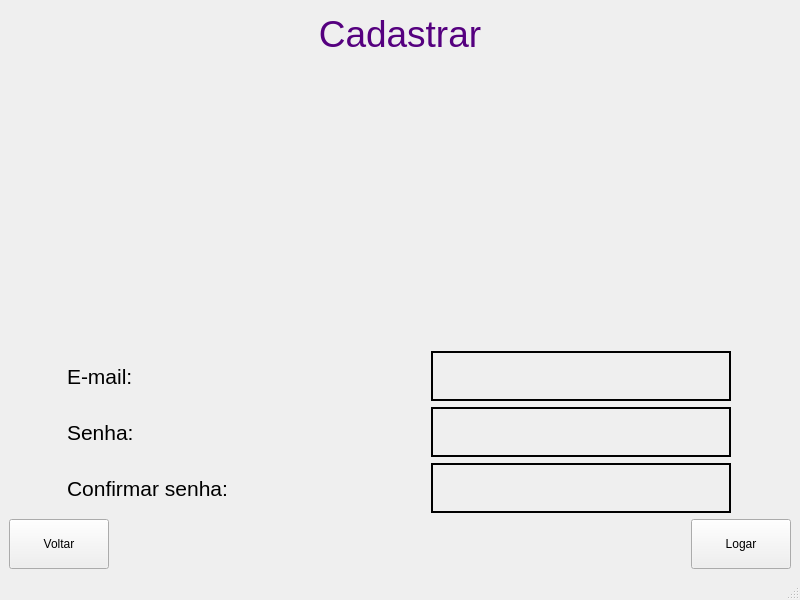
<?xml version="1.0" encoding="UTF-8"?>
<ui version="4.0">
 <class>MainWindow</class>
 <widget class="QMainWindow" name="MainWindow">
  <property name="geometry">
   <rect>
    <x>0</x>
    <y>0</y>
    <width>800</width>
    <height>600</height>
   </rect>
  </property>
  <property name="windowTitle">
   <string>MainWindow</string>
  </property>
  <widget class="QWidget" name="centralwidget">
   <layout class="QVBoxLayout" name="verticalLayout">
    <item>
     <widget class="QTextBrowser" name="textBrowser">
      <property name="minimumSize">
       <size>
        <width>0</width>
        <height>0</height>
       </size>
      </property>
      <property name="layoutDirection">
       <enum>Qt::LeftToRight</enum>
      </property>
      <property name="styleSheet">
       <string notr="true">background: transparent;
border: none;</string>
      </property>
      <property name="html">
       <string>&lt;!DOCTYPE HTML PUBLIC &quot;-//W3C//DTD HTML 4.0//EN&quot; &quot;http://www.w3.org/TR/REC-html40/strict.dtd&quot;&gt;
&lt;html&gt;&lt;head&gt;&lt;meta name=&quot;qrichtext&quot; content=&quot;1&quot; /&gt;&lt;style type=&quot;text/css&quot;&gt;
p, li { white-space: pre-wrap; }
&lt;/style&gt;&lt;/head&gt;&lt;body style=&quot; font-family:'MS Shell Dlg 2'; font-size:7.8pt; font-weight:400; font-style:normal;&quot;&gt;
&lt;p align=&quot;center&quot; style=&quot; margin-top:0px; margin-bottom:0px; margin-left:0px; margin-right:0px; -qt-block-indent:0; text-indent:0px;&quot;&gt;&lt;span style=&quot; font-size:28pt; color:#55007f;&quot;&gt;Cadastrar&lt;/span&gt;&lt;/p&gt;&lt;/body&gt;&lt;/html&gt;</string>
      </property>
     </widget>
    </item>
    <item>
     <layout class="QHBoxLayout" name="horizontalLayout_6">
      <item>
       <widget class="QLabel" name="label_5">
        <property name="minimumSize">
         <size>
          <width>300</width>
          <height>50</height>
         </size>
        </property>
        <property name="maximumSize">
         <size>
          <width>300</width>
          <height>50</height>
         </size>
        </property>
        <property name="font">
         <font>
          <pointsize>16</pointsize>
         </font>
        </property>
        <property name="text">
         <string>E-mail:</string>
        </property>
       </widget>
      </item>
      <item>
       <widget class="QLineEdit" name="lineEdit_5">
        <property name="minimumSize">
         <size>
          <width>300</width>
          <height>50</height>
         </size>
        </property>
        <property name="maximumSize">
         <size>
          <width>300</width>
          <height>50</height>
         </size>
        </property>
        <property name="styleSheet">
         <string notr="true">background: transparent;
 border: 2px solid black;</string>
        </property>
       </widget>
      </item>
     </layout>
    </item>
    <item>
     <layout class="QHBoxLayout" name="horizontalLayout_7">
      <item>
       <widget class="QLabel" name="label_6">
        <property name="minimumSize">
         <size>
          <width>300</width>
          <height>50</height>
         </size>
        </property>
        <property name="maximumSize">
         <size>
          <width>300</width>
          <height>50</height>
         </size>
        </property>
        <property name="font">
         <font>
          <pointsize>16</pointsize>
         </font>
        </property>
        <property name="text">
         <string>Senha:</string>
        </property>
       </widget>
      </item>
      <item>
       <widget class="QLineEdit" name="lineEdit_6">
        <property name="minimumSize">
         <size>
          <width>300</width>
          <height>50</height>
         </size>
        </property>
        <property name="maximumSize">
         <size>
          <width>300</width>
          <height>50</height>
         </size>
        </property>
        <property name="styleSheet">
         <string notr="true">background: transparent;
 border: 2px solid black;</string>
        </property>
       </widget>
      </item>
     </layout>
    </item>
    <item>
     <layout class="QHBoxLayout" name="horizontalLayout_5">
      <item>
       <widget class="QLabel" name="label_4">
        <property name="minimumSize">
         <size>
          <width>300</width>
          <height>50</height>
         </size>
        </property>
        <property name="maximumSize">
         <size>
          <width>300</width>
          <height>50</height>
         </size>
        </property>
        <property name="font">
         <font>
          <pointsize>16</pointsize>
         </font>
        </property>
        <property name="text">
         <string>Confirmar senha:</string>
        </property>
       </widget>
      </item>
      <item>
       <widget class="QLineEdit" name="lineEdit_4">
        <property name="minimumSize">
         <size>
          <width>300</width>
          <height>50</height>
         </size>
        </property>
        <property name="maximumSize">
         <size>
          <width>300</width>
          <height>50</height>
         </size>
        </property>
        <property name="styleSheet">
         <string notr="true">background: transparent;
 border: 2px solid black;</string>
        </property>
       </widget>
      </item>
     </layout>
    </item>
    <item>
     <layout class="QHBoxLayout" name="horizontalLayout_8">
      <item>
       <widget class="QPushButton" name="pushButton_3">
        <property name="sizePolicy">
         <sizepolicy hsizetype="Minimum" vsizetype="Fixed">
          <horstretch>0</horstretch>
          <verstretch>0</verstretch>
         </sizepolicy>
        </property>
        <property name="minimumSize">
         <size>
          <width>100</width>
          <height>50</height>
         </size>
        </property>
        <property name="maximumSize">
         <size>
          <width>100</width>
          <height>50</height>
         </size>
        </property>
        <property name="text">
         <string>Voltar</string>
        </property>
       </widget>
      </item>
      <item>
       <spacer name="horizontalSpacer_2">
        <property name="orientation">
         <enum>Qt::Horizontal</enum>
        </property>
        <property name="sizeHint" stdset="0">
         <size>
          <width>40</width>
          <height>20</height>
         </size>
        </property>
       </spacer>
      </item>
      <item>
       <widget class="QPushButton" name="pushButton_4">
        <property name="minimumSize">
         <size>
          <width>100</width>
          <height>50</height>
         </size>
        </property>
        <property name="maximumSize">
         <size>
          <width>100</width>
          <height>50</height>
         </size>
        </property>
        <property name="text">
         <string>Logar</string>
        </property>
       </widget>
      </item>
     </layout>
    </item>
   </layout>
  </widget>
  <widget class="QMenuBar" name="menubar">
   <property name="geometry">
    <rect>
     <x>0</x>
     <y>0</y>
     <width>800</width>
     <height>26</height>
    </rect>
   </property>
  </widget>
  <widget class="QStatusBar" name="statusbar"/>
 </widget>
 <resources/>
 <connections/>
</ui>
